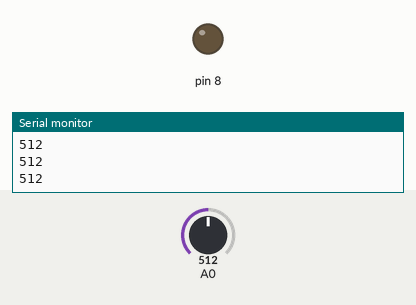
The sketch below on a simulated Arduino Uno, built with avr-gcc and run on an emulated ATmega328P. On the bench: output pins drawn as LEDs (lit = HIGH), the last lines printed to the serial monitor. The inputs (shaded band) are chosen by the test bench; at power-on: A0 = 512.

Above: at 1.3 s.
1.4 s: A0 set to 634
2.9 s: A0 set to 662
At 4.2 s:
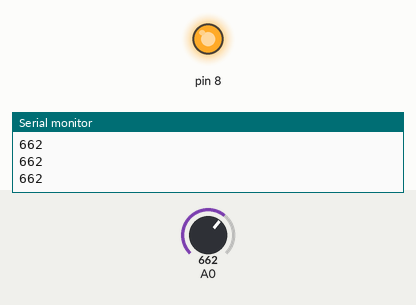
4.5 s: A0 set to 640
At 5.5 s:
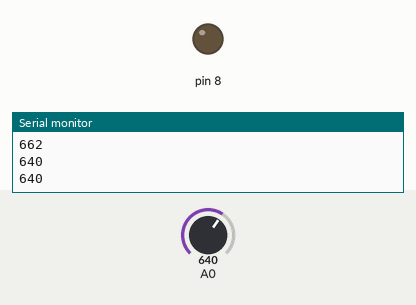
6.0 s: A0 set to 660
At 6.7 s:
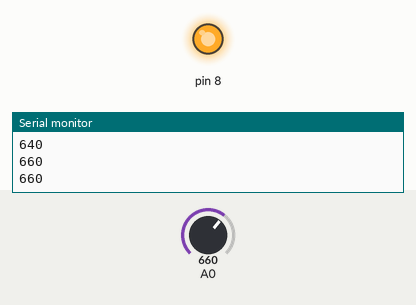
Timing chart, 0 to 8.5 s (numbered marks = the images above; inputs shaded):
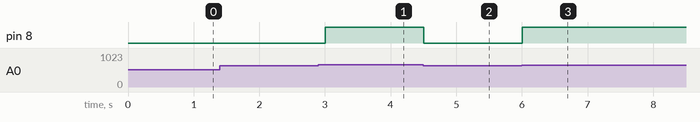

Measured:
- the behaviour switches between 649 and 650 on A0 (found by bisection; images 0 and 1)
- after the input at 2.9 s, pin 8: LOW → HIGH after 0.10 s
- after the input at 4.5 s, pin 8: HIGH → LOW at once
- after the input at 6.0 s, pin 8: LOW → HIGH at once

The sketch:

soil_moisture_led.ino
```cpp
void setup() {
  pinMode(8, OUTPUT);
  Serial.begin(9600);
}

void loop() {
  int moisture = analogRead(A0);
  Serial.println(moisture);

  if (moisture >= 650) {
    digitalWrite(8, HIGH);
  } else {
    digitalWrite(8, LOW);
  }

  delay(500);
}
```
